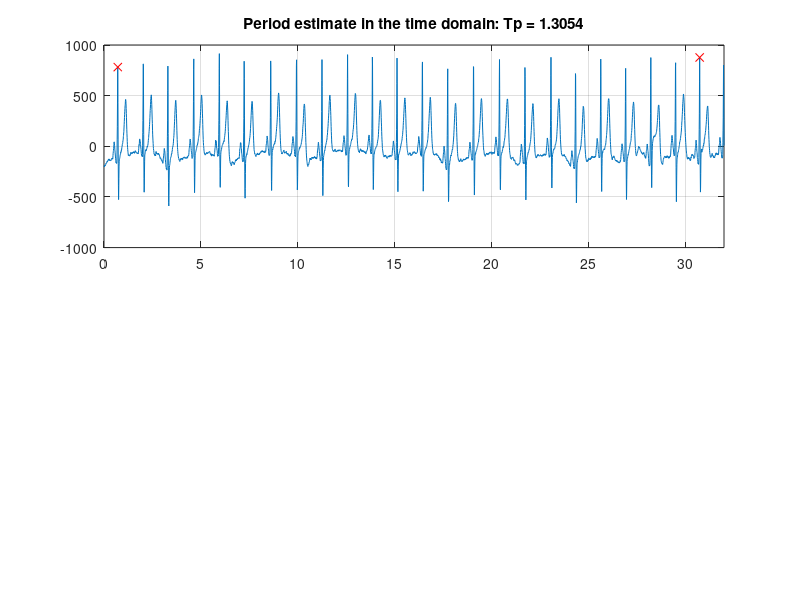

Reproduce this figure in MATLAB. (Note: this script raises an error after producing the figure.)
clearvars
close all
clc


%% Lab 2 - ESTIMATE THE ECG PERIOD


%% 1. time domain 

% load ECG data
load('data_ecg')
s = ecg-mean(ecg); % ECG signal
T = 1/125; % sampling period
N = length(s); % length of the signal
t = T*(0:N-1); % time instants associated to s

% empirical detection method in time: find the distance between two maxima, 
% divide by the number of periods between them
[m1,pos] = max(s(t<2)); t1 = t(t<2); t1 = t1(pos);
[m2,pos] = max(s(t>30)); t2 = t(t>30); t2 = t2(pos);
disp(['period estimate in time Tp = ' num2str((t2-t1)/23)])

% plot the ECG signal in the time domain
figure
subplot(2,1,1)
plot(t,s) % plot the signal
hold on; plot([t1 t2],[m1 m2],'rx'); hold off; 
grid % activate the grid
xlim([0,max(t)]) % zoom on a signal portion
title(['Period estimate in the time domain: Tp = ' num2str((t2-t1)/23)])


%% 2. frequency domain 

% apply windowing
window = 'Kaiser';
switch window
    case 'Hann'
        w = 0.5+0.5*cos(2*pi*(-N/2:N/2-1)/N);
    case 'Hamming'
        w = 0.54+0.46*cos(2*pi*(-N/2:N/2-1)/N);
    case 'Blackman'
        w = 0.42+0.5*cos(2*pi*(-N/2:N/2-1)/N)+0.08*cos(4*pi*(-N/2:N/2-1)/N);
    case 'Kaiser'
        be = .1102*(50-8.7);
        w = besseli(0,be*sqrt(1-(2*(-N/2:N/2-1)/N).^2))/besseli(0,be); % Kaiser
end
sw = [s.*w, zeros(1,2^ceil(log2(N))-N)]; % windowed + zero padding 
s = [s, zeros(1,2^ceil(log2(N))-N)]; % zero padding up to a power of 2

% extract frequency samples by Bluestein's algorithm
dF = 1/(T*N*256); % frequency samples 
f0 = 0.5; % starting point
[Sk, fk] = bluestein(s,f0,dF,T);
[Swk, fk] = bluestein(sw,f0,dF,T);

% empirical detection method in frequency: find the frequency of the
% maximum, its inverse is the period
[S1,pos] = max(abs(Sk)); f1 = fk(pos);
[S2,pos] = max(abs(Swk)); f2 = fk(pos);
disp(['period estimate in frequency (original) Tp = ' num2str(1/f1)])
disp(['period estimate in frequency (windowed) Tp = ' num2str(1/f2)])

% plot the ECG signal in the frequency domain
subplot(2,2,3)
semilogy(fk,abs(Sk)) % plot the Fourier transform
hold on; semilogy(f1,S1,'rx'); hold off;
grid % activate the grid
title(['in frequency (original): Tp = ' num2str(1/f1)])
subplot(2,2,4)
semilogy(fk,abs(Swk)) % plot the Fourier transform
hold on; semilogy(f2,S2,'rx'); hold off;
grid % activate the grid
title(['in frequency (' window ' window): Tp = ' num2str(1/f2)])


%% functions %%%%%%%%%%%%%%%

function [Sk, fk] = bluestein(s,f0,dF,T)

N = length(s); % number of samples
fk = f0+dF*(0:N-1); % frequency samples of interest
% intermediate signal z
z = s.*exp(-2i*pi*f0*T*(0:N-1)-1i*pi*T*dF*(0:N-1).^2); 
z = [z, zeros(1,N)];
% intermediate signal q
q = exp(1i*pi*T*dF*(-N:N-1).^2); 
% cyclic convolution via FFT
v = T*ifft(fft(z).*fft(q));
% extract a part and correct
Sk = v(N+1:end).*exp(-1i*pi*T*dF*(0:N-1).^2);
end